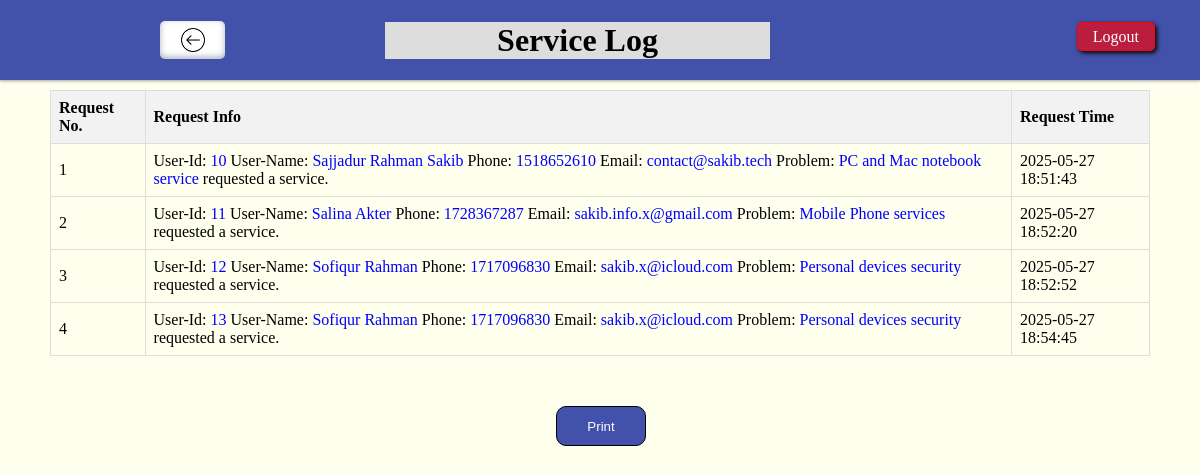
The app's page /admin/servicelog.php (signed in), older data.
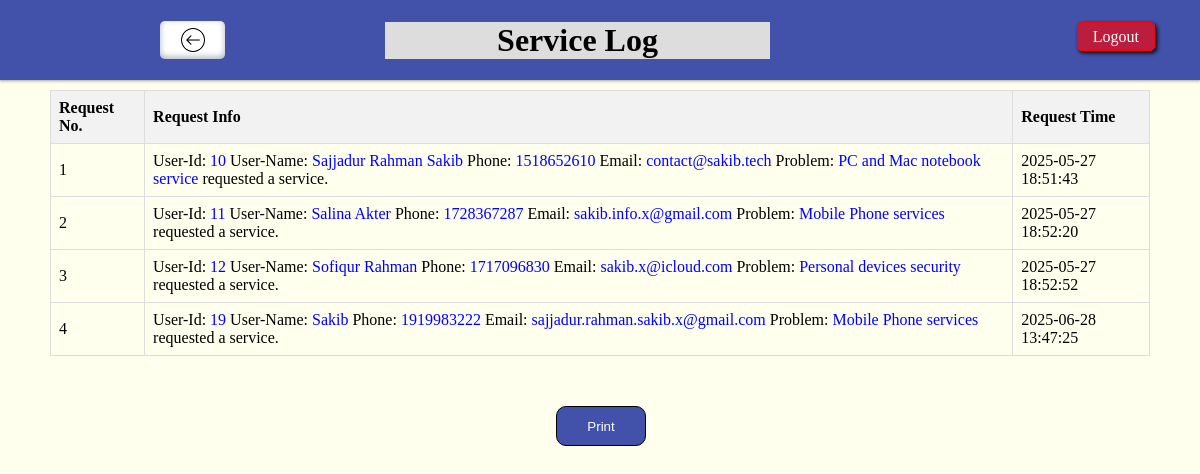
The same page, newer data.
### tables this page shows
CREATE TABLE `reservation` (
  `id` int(100) NOT NULL,
  `name` varchar(32) NOT NULL,
  `address` varchar(50) NOT NULL,
  `phone` int(14) NOT NULL,
  `email` varchar(38) NOT NULL,
  `problem` varchar(100) NOT NULL,
  `description` varchar(500) NOT NULL,
  `submission_time` timestamp NOT NULL DEFAULT current_timestamp(),
  `tracking` varchar(20) DEFAULT NULL
);

### admin/servicelog.php (the view, shortened to what this page needs)
<!DOCTYPE html>
<html lang="en">
<head>
    <link rel="stylesheet" href="servicelog.css">
</head>
<body>
    <div class="contaner">
        <div class="navbar item">
            <div class="blank">
                <a href="./admin.php" class="backbtn"></a>
            </div>
            <h1>Service Log</h1>
            <div class="logout">
                <a href="">Logout</a>
            </div>
        </div>
        <div class="content item">
            <table>
                <thead>
                    <tr>
                        <th>Request No.</th>
                        <th>Request Info</th>
                        <th>Request Time</th>
                    </tr>
                </thead>
                <tbody>
                    <?php
                        include 'config.php';
                        $sql = "SELECT * FROM reservation";
                        $result = mysqli_query($conn, $sql);
                        $no = 1;
                        while ($row = mysqli_fetch_assoc($result)) {
                            echo '<tr>
                            <td>' . $no . '</td>
                            <td>
                                <p>User-Id: <span style="color: blue;">' . $row['id'] . '</span>
                                User-Name: <span style="color: blue;"> ' . $row['name'] . '</span>
                                Phone: <span style="color: blue;"> ' . $row['phone'] . '</span>
                                Email: <span style="color: blue;"> ' . $row['email'] . '</span>
                                Problem: <span style="color: blue;"> ' . $row['problem'] . '</span> requested a service.
                                </p>
                            </td>
                            <td>' . $row['submission_time'] . '</td>
                        </tr>';
                            $no++;
                        }
                    ?>
                </tbody>
            </table>
            <div style="width: 8%; /* Adjust width as needed */
                margin: 50px auto;">
                <form action="<?php $_SERVER['PHP_SELF']?>" method="POST">
                    <input style = "width: 90px;
                    height: 40px;
                     padding: 2px;
                      background-color: #4251aa;
                      color: #fff;
                       border-radius: 10px;
                       border: 1px solid black;" name="submit" type="submit" value="Print" class="printbtn">
                </form>
            </div>
        </div>
    </div>
</body>
</html>

Row changes from the older to the newer data that the page shows:
removed reservation: id "13", name "Sofiqur Rahman", phone "1717096830", email "sakib.x@icloud.com", problem "Personal devices security", submission_time "2025-05-27 18:54:45"
added reservation: id "19", name "Sakib", phone "1919983222", email "sajjadur.rahman.sakib.x@gmail.com", problem "Mobile Phone services", submission_time "2025-06-28 13:47:25"
